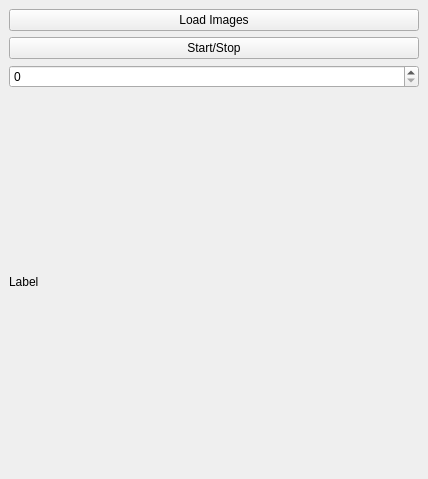
<?xml version="1.0" encoding="UTF-8"?>
<ui version="4.0">
 <class>SamplePlugin</class>
 <widget class="QDockWidget" name="SamplePlugin">
  <property name="geometry">
   <rect>
    <x>0</x>
    <y>0</y>
    <width>428</width>
    <height>479</height>
   </rect>
  </property>
  <property name="windowTitle">
   <string>DockWidget</string>
  </property>
  <widget class="QWidget" name="dockWidgetContents">
   <layout class="QVBoxLayout" name="verticalLayout_2">
    <item>
     <layout class="QVBoxLayout" name="verticalLayout">
      <item>
       <widget class="QPushButton" name="_btn0">
        <property name="text">
         <string>Load Images</string>
        </property>
       </widget>
      </item>
      <item>
       <widget class="QPushButton" name="_btn1">
        <property name="text">
         <string>Start/Stop</string>
        </property>
       </widget>
      </item>
<!--       <item>
       <widget class="QCheckBox" name="_checkBox">
        <property name="text">
         <string>CheckBox</string>
        </property>
       </widget>
      </item> -->
      <item>
       <widget class="QSpinBox" name="_spinBox"/>
      </item>
<!--       <item>
       <widget class="QSlider" name="_slider">
        <property name="orientation">
         <enum>Qt::Horizontal</enum>
        </property>
       </widget>
      </item> -->
      <item>
       <widget class="QLabel" name="_label">
        <property name="text">
         <string>Label</string>
        </property>
       </widget>
      </item>
<!--       <item>
       <widget class="QCalendarWidget" name="_calendar"/>
      </item> -->
     </layout>
    </item>
   </layout>
  </widget>
 </widget>
 <resources/>
 <connections/>
</ui>
